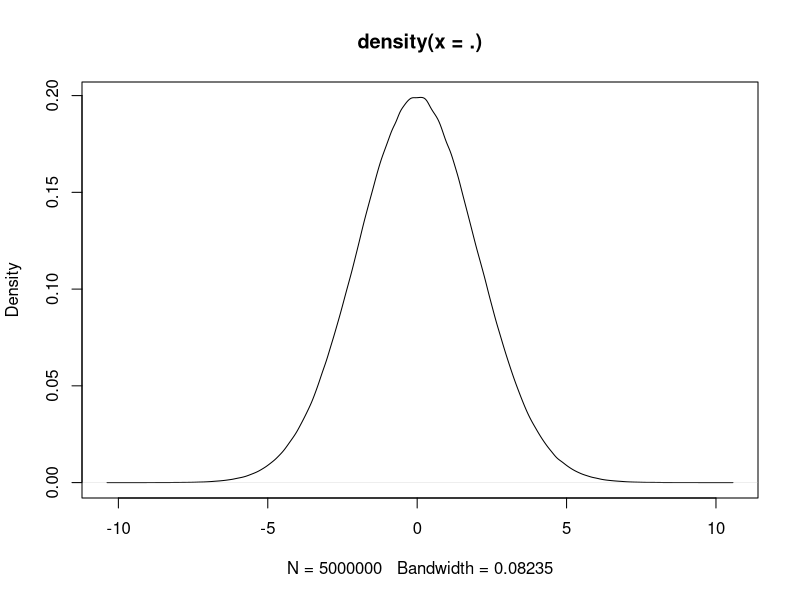
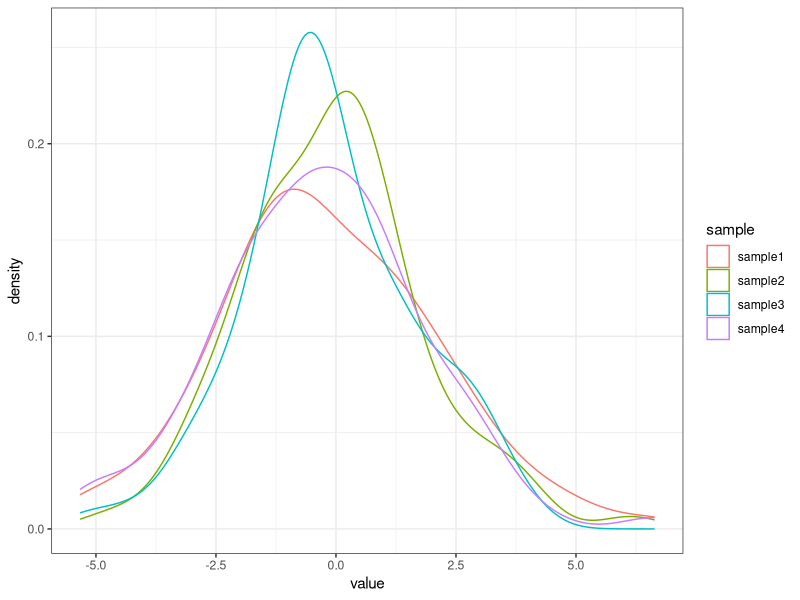
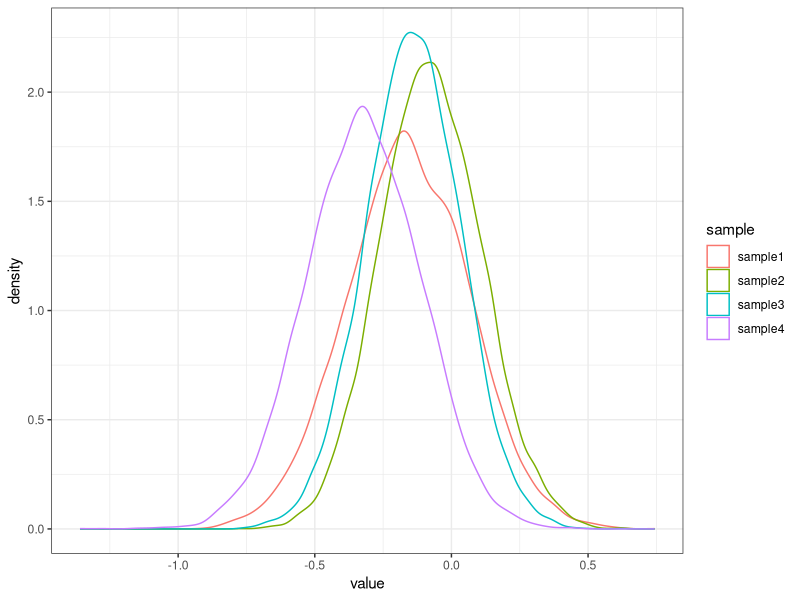
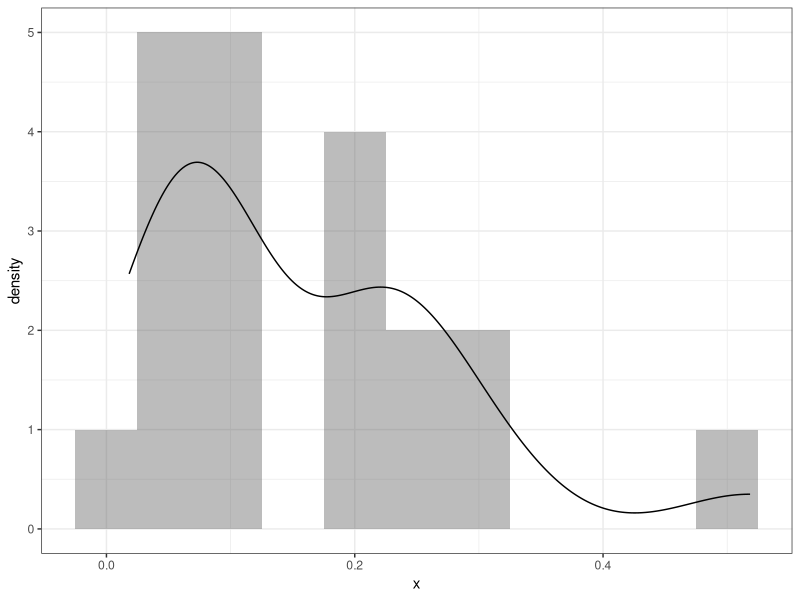

Reproduce these figures in R, in order.
## ---- chunk 1
knitr::opts_chunk$set(echo = TRUE, warning=FALSE, message=FALSE, cache=TRUE)
## ---- chunk 2
library(tidyverse)
library(boot)
## ---- chunk 3
p <- 0
for(i in 22:30){
  comb <- choose(30,i)
  p <- p + comb*0.5^i*0.5^(30-i)
}
round(p, 4)

## ---- chunk 4
R <- 10000
M <- 0
for(i in 1:R){
    tosses = sample(0:1,30,replace=T) 
    if(sum(tosses)>=22){
      M <- M+1
    }
}
(p <- M/R)
## ---- chunk 5
M <- 0
for(i in 1:R){
    coin1 = sample(0:1,30,replace=T) 
    coin2 = sample(0:1,30,replace=T)
    if(sum(coin1)>=20 | sum(coin2)>=20){
        M <- M+1
    }
}
(p = M/R)

M <- 0
for(i in 1:R){
    dice1 = sample(1:6,1) 
    dice2 = sample(1:6,1) 
    if(dice1 + dice2 >= 5){
        M <- M+1
    }
}    
(p = M/R)
## ---- chunk 6
data1 <- rnorm(50,10,4)
mean <- mean(data1)
sd <- sd(data1)
interval = 1.96*(sd/length(data1)^0.5)

print(c(mean,mean-interval,mean+interval))
data2 <- rnorm(20,10,4)
mean <- mean(data2)
sd <- sd(data2)
interval = 2.093*(sd/length(data2)^0.5)
print(c(mean,mean-interval,mean+interval))

## ---- chunk 7
bootSamples <- numeric(R)
for(i in 1:R){
  bootstrapSample <- sample(data1,length(data1),replace=TRUE)
  bootstrapMean <- mean(bootstrapSample)
  bootSamples[i] <- bootstrapMean
}

mean <- mean(data1)
deltaStar <- bootSamples-mean
lower <- mean+quantile(deltaStar, 0.025) #We'll learn to do something more sophisticated than this later!
upper <- mean+quantile(deltaStar, 0.975)
print(c(mean,lower,upper))

bootSamples <- numeric(R)
for(i in 1:R){
  bootstrapSample <- sample(data2,length(data2),replace=TRUE)
  bootstrapMean <- mean(bootstrapSample)
  bootSamples[i] <- bootstrapMean
}

mean <- mean(data2)
deltaStar <- bootSamples-mean
lower <- mean+quantile(deltaStar, 0.025) #We'll learn to do something more sophisticated than this later!
upper <- mean+quantile(deltaStar, 0.975)
print(c(mean,lower,upper))
## ---- chunk 8
population <- rnorm(5000000,0,2)

population %>% density %>% plot
## ---- chunk 9
sample1 <- sample(population,100, replace=T)
sample2 <- sample(population,100, replace=T)
sample3 <- sample(population,100, replace=T)
sample4 <- sample(population,100, replace=T)

df <- data.frame(sample1=sample1, sample2=sample2, sample3=sample3, sample4=sample4)

df %>% 
  gather(sample,value,sample1:sample4) %>% 
  ggplot(aes(x=value,color=sample)) + 
   geom_density() + 
   theme_bw()

# Bootstrap each experimenter's data/empirical sample

bootDf <- replicate(10000, sapply(df, function(x) 
 mean(sample(x, replace = TRUE)))) %>% 
  t %>%
  data.frame

bootDf %>% gather(sample,value,sample1:sample4) %>%
  ggplot(aes(x=value,color=sample)) + 
  geom_density() + 
  theme_bw()

# Compare empirical means with bootstrapped means

colMeans(df)
colMeans(bootDf)
## ---- chunk 10
bootDf %>% 
  gather(sample,value,sample1:sample4) %>%
  group_by(sample) %>%
  summarise(lower=quantile(value, 0.025),
            upper=quantile(value,0.975)) 
## ---- chunk 11
# Return True if population mean (i.e. 0) is in the bootstrapped CI
bootDf %>% 
  gather(sample,value,sample1:sample4) %>%
  group_by(sample) %>%
  summarise(lower=quantile(value, 0.025),
            upper=quantile(value,0.975)) %>%
  mutate(containsMean = ifelse(0>lower&0<upper, TRUE, FALSE))
## ---- chunk 12
df <- data.frame(matrix(nrow=100,ncol=100))
for(i in 1:100){
  df[,i] <- sample(population,100,replace=T)
}

bootDf <- replicate(10000, sapply(df, function(x) 
 mean(sample(x, replace = TRUE)))) %>% 
  t %>%
  data.frame

bootDf %>% 
  gather(sample,value) %>%
  group_by(sample) %>%
  summarise(lower=quantile(value, 0.025),
            upper=quantile(value,0.975)) %>%
  mutate(containsMean = ifelse(0>lower&0<upper, 1, 0)) %>% 
  select(containsMean) %>% 
  sum
## ---- chunk 13
data = rbeta(20,1,9) 

data %>% 
  data.frame(x=.) %>%
  ggplot(aes(x=x)) +
  geom_histogram(binwidth=0.05, alpha=0.4) + 
  geom_density(binwidth=0.05) + 
  theme_bw()

bootSamples <- numeric(R)
for(i in 1:R){
  bootstrapSample <- sample(data,length(data),replace=TRUE)
  bootstrapMean <- mean(bootstrapSample)
  bootSamples[i] <- bootstrapMean
}

deltaStar <- bootSamples-mean(data)

(intervals <- quantile(deltaStar,c(0.025,0.975)))
print(c(mean(data),intervals+mean(data)))

## ---- chunk 14
group1 <- rnorm(35,6,3)
group2 <- rnorm(40,6,3) #Doesn't have to be same size!
group3 <- rnorm(30,9,3) #Doesn't have to be same size!

compareMeans <- function(groupA,groupB){
  groupAstar <- sample(groupA,length(groupA),replace=T)
  groupBstar <- sample(groupB,length(groupB),replace=T)
  diff <- mean(groupAstar)-mean(groupBstar)
  return(diff)
}

#compare group1,group2 (same distribution)
diff1_2 <- mean(group1)-mean(group2)

bootSamples <- numeric(R)
for(i in 1:R){
  diff <- compareMeans(group1,group2)
  bootSamples[i] <- diff
}
deltaStar <- bootSamples-diff1_2
intervals <- quantile(deltaStar,c(0.025,0.975))
(diff1_2+intervals)

#compare group1,group3 (different distribution)
diff1_3 <- mean(group1)-mean(group3)

bootSamples <- numeric(R)
for(i in 1:R){
  diff <- compareMeans(group1,group3)
  bootSamples[i] <- diff
}
deltaStar <- bootSamples-diff1_3
intervals <- quantile(deltaStar,c(0.025,0.975))
(diff1_3+intervals)
